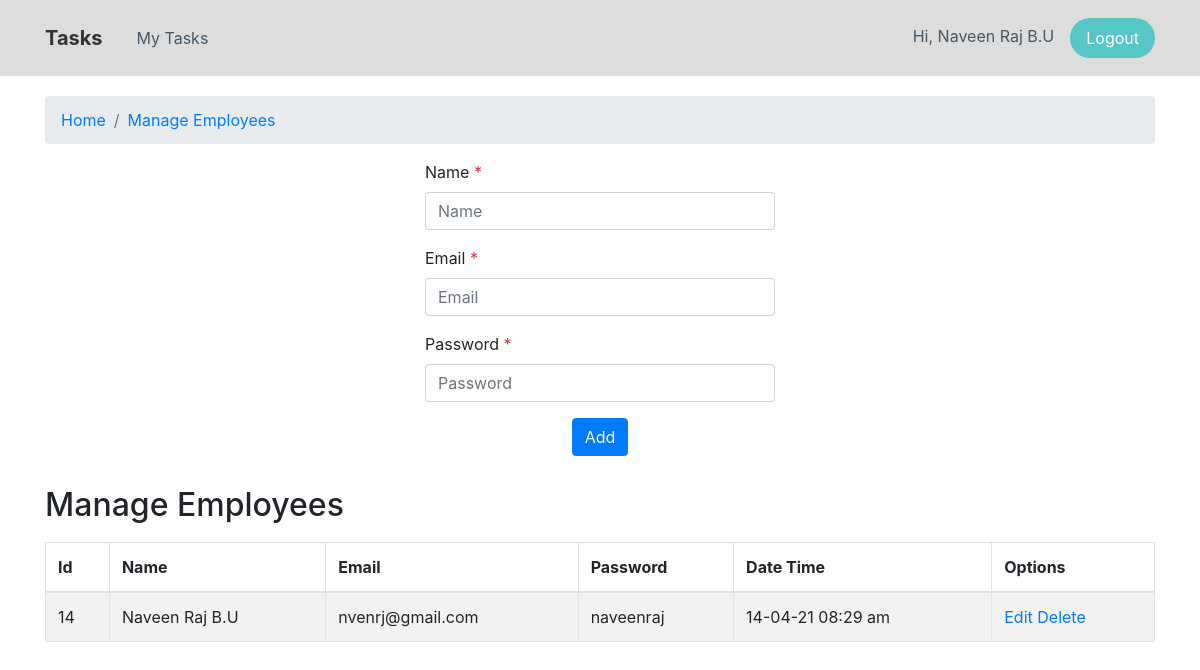
Page /employee.php (signed in) on the committed database.
### tables this page shows
CREATE TABLE `employees` (
  `id` int(20) NOT NULL,
  `name` varchar(50) NOT NULL,
  `email` varchar(100) NOT NULL,
  `password` mediumtext NOT NULL,
  `date_time` datetime NOT NULL
);

### Main.php (called while the page is built, shortened)
<?php
class Main
{
    protected $mysqli;
    public function __construct()
    {
        include 'config/config.php';
        $this->mysqli =$mysqli;
    }
    public function get_employees($id = null){
        if(is_null($id)){
            $result = mysqli_query($this->mysqli,"SELECT * FROM employees order by id desc");
        }
        else{
            $result = mysqli_query($this->mysqli,"SELECT * FROM employees where id = '$id'");
        }
        return $result;
    }
}

### employee.php (the view, shortened to what this page needs)
<?php
require_once "Main.php";
$main = new Main();
$employees = $main->get_employees();
?>
<!DOCTYPE html>
<html lang="en">
<head>
    <link rel="stylesheet" href="assets/bootstrap/css/bootstrap.min.css">
    <link rel="stylesheet" href="assets/css/styles.css">
</head>
<body>
<?include_once "navigation.php"?>
<section>
    <div class="container">
        <ol class="breadcrumb" style="margin-top: 20px;">
            <li class="breadcrumb-item"><a href="index.php"><span>Home</span></a></li>
            <li class="breadcrumb-item"><a href="#"><span>Manage Employees</span></a></li>
        </ol>
    </div>
</section>
<div class="container">
    <div class="row">
        <div class="col-md-4 offset-md-4">
            <form action="employee.php" method="post">
                <div class="row">
                    <div class="col-md-12">
                        <div class="form-group">
                            <label for="name">Name <span class="text-danger">*</span></label>
                            <input type="text" class="form-control" id="name" name="name" pattern="[a-zA-Z. ]+" title="Name should only have text, space and dot" placeholder="Name" required>
                        </div>
                    </div>
                    <div class="col-md-12">
                        <div class="form-group">
                            <label for="email">Email <span class="text-danger">*</span></label>
                            <input type="email" class="form-control" id="email" name="email" placeholder="Email" required>
                        </div>
                    </div>
                    <div class="col-md-12">
                        <div class="form-group">
                            <label for="password">Password <span class="text-danger">*</span></label>
                            <input type="password" class="form-control" id="password" name="password" pattern=".{8,}" title="Password should have 8 or more characters" placeholder="Password" required>
                        </div>
                    </div>
                </div>
                <div class="center">
                    <button type="submit" class="btn btn-primary"> Add</button>
                </div>
            </form>
        </div>
    </div>
</div>
<section>
    <div class="container" style="margin-top: 20px;margin-bottom: 20px;">
        <h2 style="padding: 10px 0">Manage Employees</h2><table id="example" class="table table-striped table-bordered" cellspacing="0" width="100%">
            <thead>
            <tr>
                <th>Id</th>
                <th>Name</th>
                <th>Email</th>
                <th>Password</th>
                <th>Date Time</th>
                <th>Options</th>
            </tr>
            </thead>
            <tbody>
            <?if($employees):?>
            <?while ($row = mysqli_fetch_assoc($employees)):?>
                <tr>
                    <td><?=$row['id']?></td>
                    <td><?=$row['name']?></td>
                    <td><?=$row['email']?></td>
                    <td><?=$row['password']?></td>
                    <td><?=date("d-m-y h:i a",strtotime($row['date_time']))?></td>
                    <td><a class="table-links" href="edit-employee.php?id=<?=$row['id']?>">Edit</a>&nbsp;<a class="table-links" href="javascript:void(0)" onclick="Remove(this,<?=$row['id']?>,'employees')">Delete</a></td>
                </tr>
            <?endwhile;?>
            <?endif;?>
            </tbody>
        </table>
    </div>
</section>
</body>
</html>

### assets/css/styles.css (style rules this page uses)
.center { text-align: center; }

### rows in the picture
employees: id "14", name "Naveen Raj B.U", email "nvenrj@gmail.com", password "naveenraj", date_time "14-04-21 08:29 am"

### other values in the picture
$_SESSION['employee_name'] "Naveen Raj B.U"
